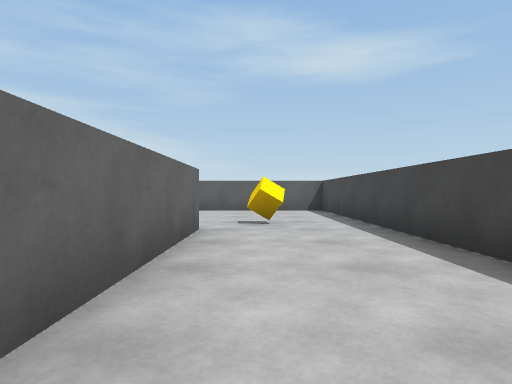
view 1 (above)

17 first-person views from a walk through a 3-D level made in the Unity game engine. The camera is 0.62 m above the floor, looks level and sees 75° across. The floor is counted in squares, 1 m on a side. Each view is taken from the middle of a square. On the plan, view 1 faces up. The plan holds only what a view shows up to about 10 squares ahead; the rest is blank. The player is left out.

view 2
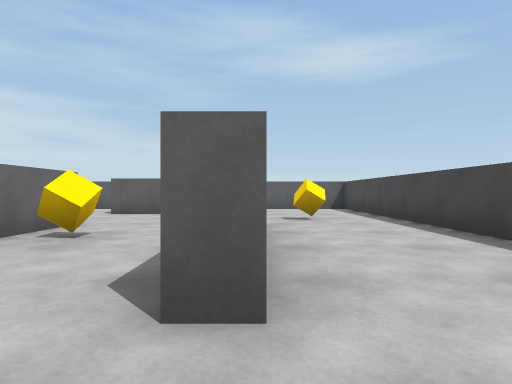

view 3
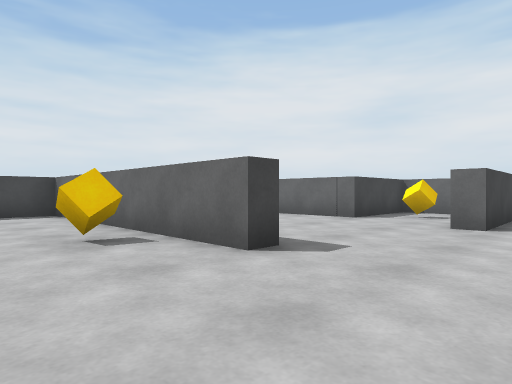

view 4
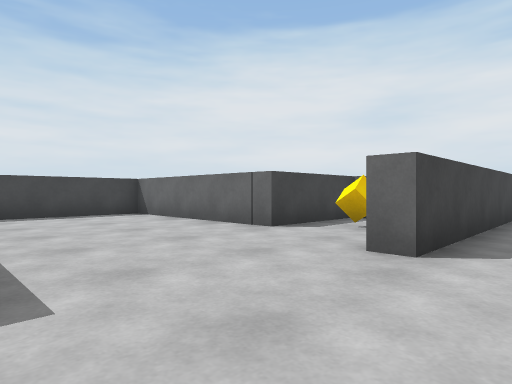

view 5
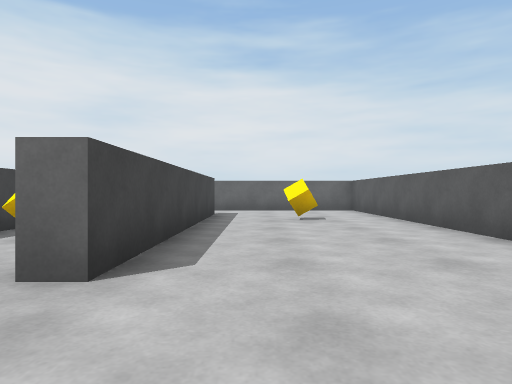

view 6
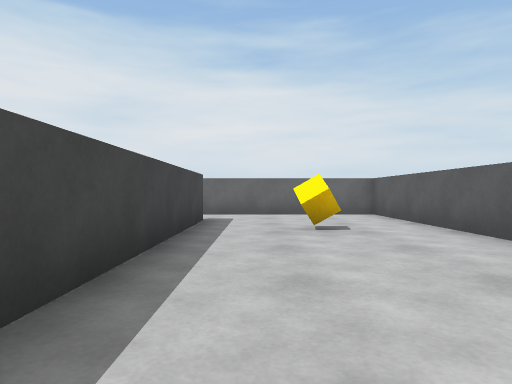

view 7
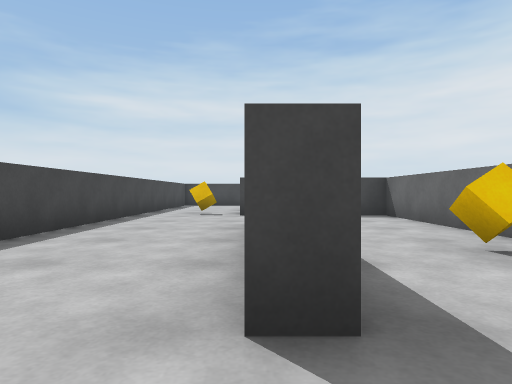

view 8
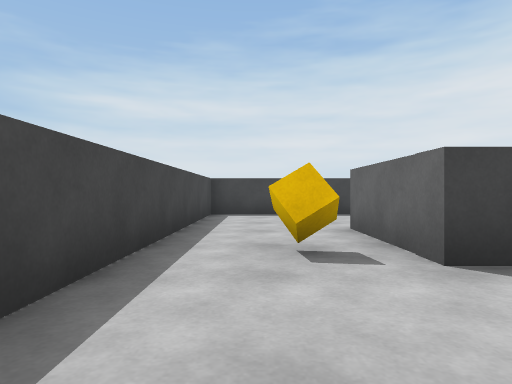

view 9
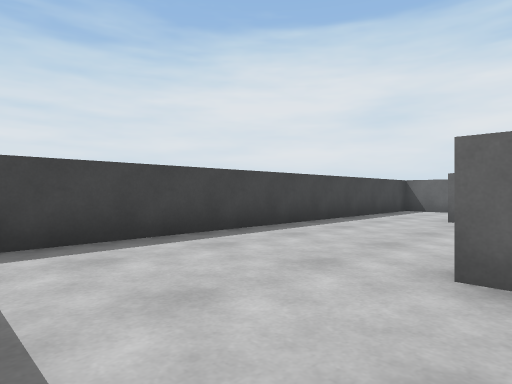

view 10
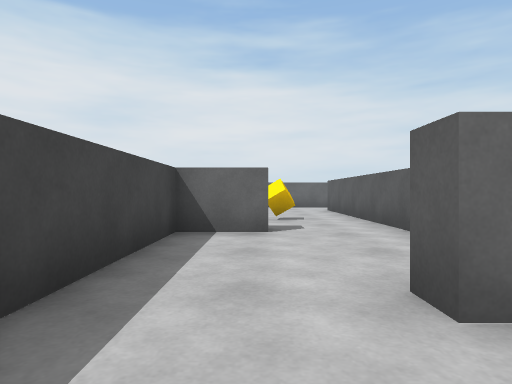

view 11
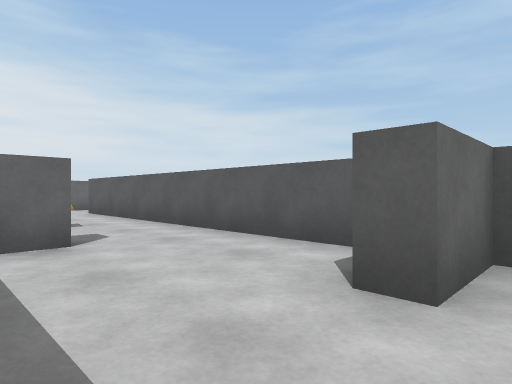

view 12
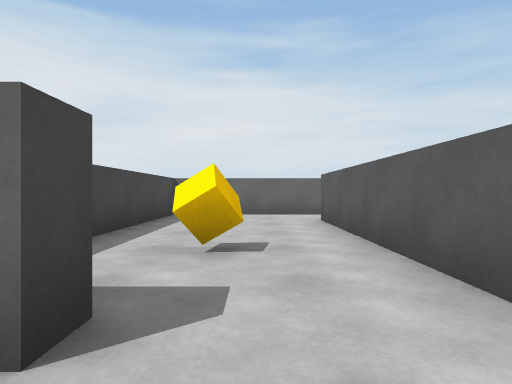

view 13
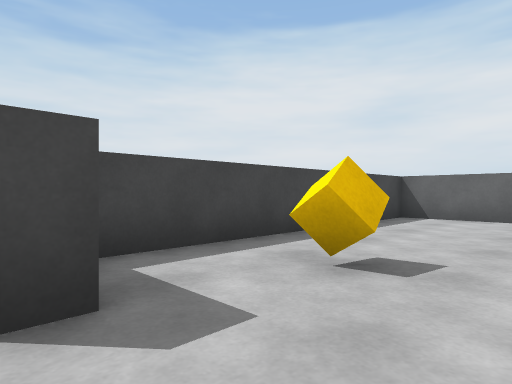

view 14
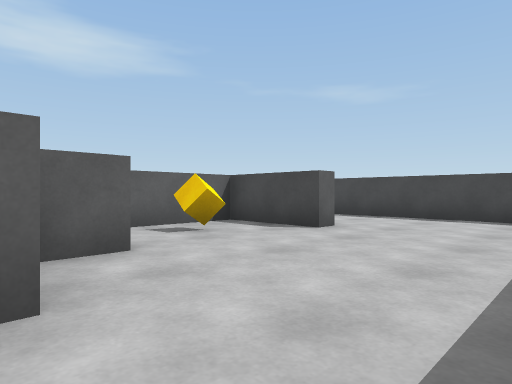

view 15
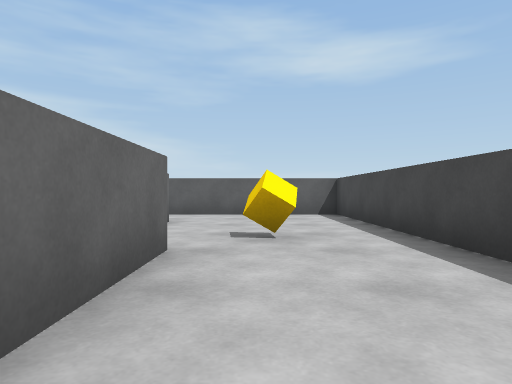

view 16
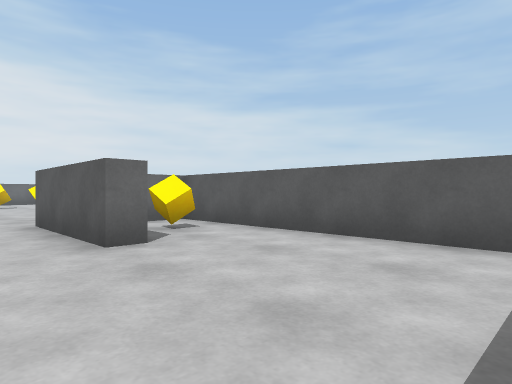

view 17
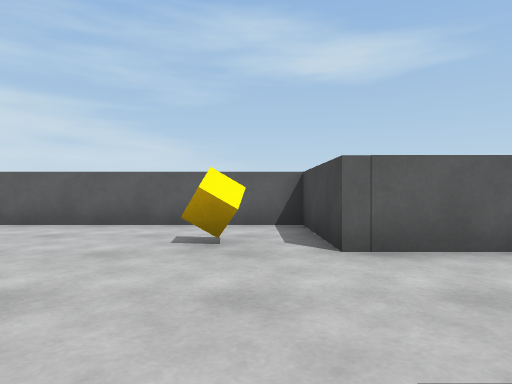

### Floor plan
Ten units are one square. View 1 is at (0, 0); x grows to the right and y downward. Boxes are objects, and circles mark ways between rooms. Rooms are numbered by the first view taken in them; rooms with no view inside come last. Other rooms are left out.
<svg viewBox="-178 -118 206 205">
<path fill="none" stroke="#000" d="M-50 -56 -44 -56 -44 18 -32 18M-15 -56 -9 -56 -9 -11M-9 -6 -15 -6M-12 18 -6 18 -6 46 -11 46 -11 23 -35 23M-18 -90 -18 -84 -51 -84 -51 -113 -173 -113 -173 -75M-44 46 -56 46 -56 60M-122 -40 -94 -40 -94 12 -61 12M-124 -54 -124 -46M-54 82 23 82 23 -113 -46 -113M-154 -68 -83 -68 -83 -62M-56 60 -61 60M-91 68 -91 82 -54 82M-69 46 -84 46M-98 68 -91 68M-173 41 -173 82 -101 82M-84 46 -154 46"/>
<rect x="-145" y="-95" width="10" height="10" fill="#bbb"><title>cube</title></rect>
<rect x="-115" y="-55" width="10" height="10" fill="#bbb"><title>cube</title></rect>
<rect x="-75" y="-95" width="10" height="10" fill="#bbb"><title>cube</title></rect>
<rect x="-45" y="-35" width="10" height="10" fill="#bbb"><title>cube</title></rect>
<rect x="-35" y="35" width="10" height="10" fill="#bbb"><title>cube</title></rect>
<rect x="-35" y="-105" width="10" height="10" fill="#bbb"><title>cube</title></rect>
<rect x="-5" y="25" width="10" height="10" fill="#bbb"><title>cube</title></rect>
<rect x="-5" y="-65" width="10" height="10" fill="#bbb"><title>cube</title></rect>
<rect x="-125" y="65" width="10" height="10" fill="#bbb"><title>cube</title></rect>
<circle cx="-60" cy="75" r="3" fill="#2a7"/>
<circle cx="-90" cy="55" r="3" fill="#2a7"/>
<text x="-40" y="-30">1</text>
<text x="-70" y="70">2</text>
<text x="-130" y="60">3</text>
</svg>
Room 1 opens to room 2. Room 2 opens to room 3.

Where each view was taken, in squares from view 1:
view 1: 0 up, 0 right, facing up
view 2: 1 down, 1 left, facing up
view 3: 8 up, 2 left, facing down-left
view 4: 8 up, 5 left, facing down-left
view 5: 8 up, 6 left, facing left
view 6: 8 up, 8 left, facing left
view 7: 7 up, 1 left, facing down
view 8: 1 up, 1 right, facing down
view 9: 4 down, 2 right, facing down-left
view 10: 7 down, 4 left, facing left
view 11: 8 down, 5 left, facing up-left
view 12: 6 down, 8 left, facing left
view 13: 5 down, 9 left, facing down-left
view 14: 8 down, 6 left, facing up-right
view 15: 2 up, 0 right, facing up
view 16: 7 up, 2 right, facing up-left
view 17: 5 up, 6 left, facing up
